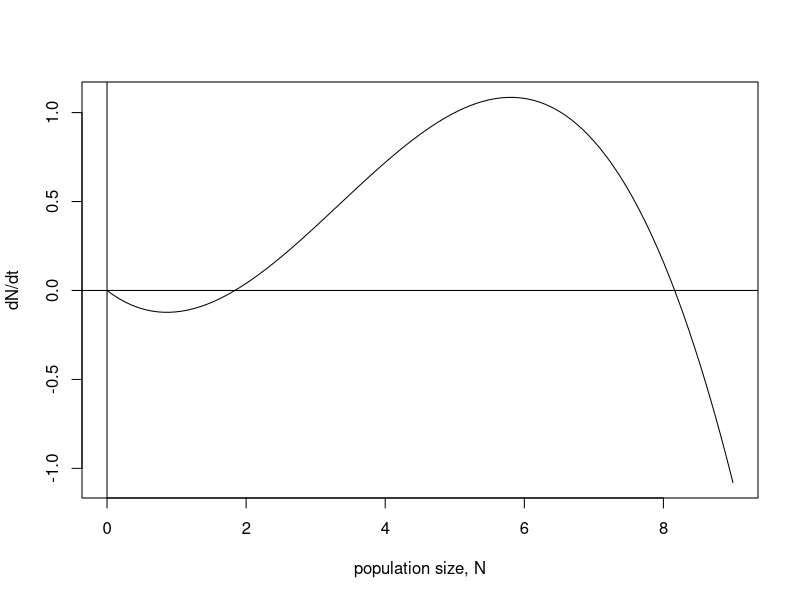
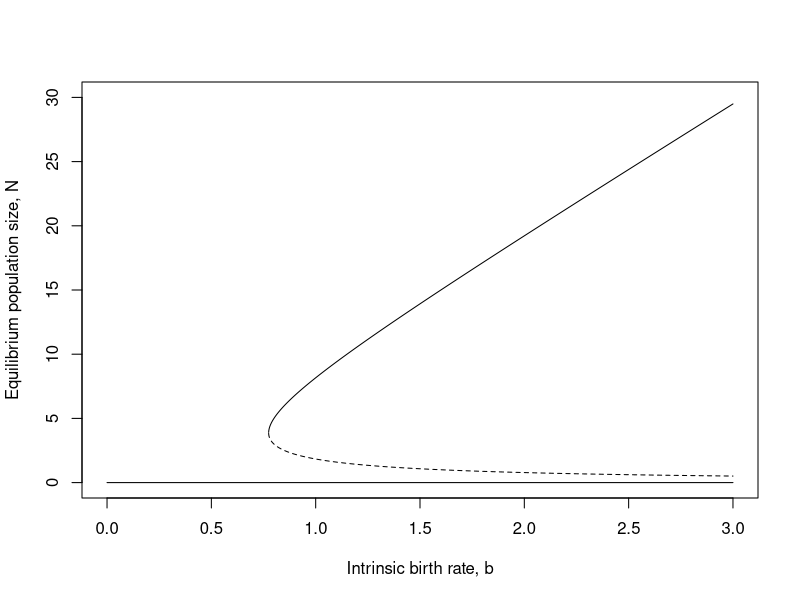

Source code (R) for these figures, in order:
### Differential equation for model with sexual reproduction giving rise to Allee effect

Allee <- function(N, a, b, c, d){
  N*(c*N*b - c*a*N^2 - d)
}

# plot of the curve
curve(Allee(x, a=0.1, b=1, c=0.2, d=0.3), from=0, to=9, xlab = "population size, N", ylab = "dN/dt")
abline(h=0)
abline(v=0)

# This ODE is a polynomial of degree three. It has therefore potentially three equilibria
# (N-values where the rate of change equals zero).
# For the above parameter values this is indeed the case as can be seen by the graph.

# N=0 is the trival equilibrium.
# The other two equilibrium values can be found by solving the expression in brackets in the ODE for N=0.
# 0=c*N*b - c*a*N^2 - d
# The results is given by the following two functions:

n2equil <- function(a, b, c, d){
  (b*c - sqrt(b^2 * c^2 - 4 * d * c* a))/(2 * a * c)
}

n3equil <- function(a, b, c, d){
  (b*c + sqrt(b^2 * c^2 - 4 * d * c* a))/(2 * a * c)
}

# These equilibria exist if the expression under the square-root is positive
# (otherwise the equilibria are complex numbers and not biologically relevant).

# How does the number and stability of equilibria depend on the parameters?
# Let us investigate this for the parameter b, the birth rate in the absence of competition.
# To do this, we plot all equilibria as function of N.

curve(n2equil(a=0.1, x, c=0.2, d=0.3), n = 20000, from = 0.0, to = 3, lty = 2, ylim = c(0, 30), xlab = "Intrinsic birth rate, b", ylab = "Equilibrium population size, N")
curve(n3equil(a=0.1, x, c=0.2, d=0.3), n = 20000, from = 0.0, to = 3, add=TRUE)
curve(0*x, from = 0, to= 3, add=TRUE)

# In this plot, the two solid lines show stable equilibria and the hatched line shows the unstable (= repelling) equilibrium
      